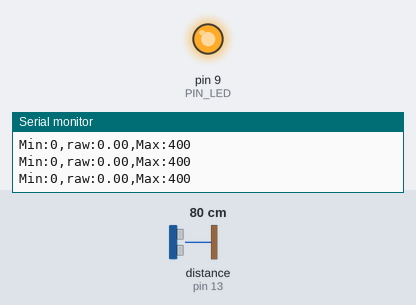
This sketch was run on a simulated Arduino Uno, built with avr-gcc and run on an emulated ATmega328P. Parts: output pins drawn as LEDs (lit = HIGH), the last lines printed to the serial monitor. Wiring (inferred from the names in the program): ultrasonic range finder: trigger pin 12; echo pin 13. The test bench sets the inputs (shaded band); at power-on: distance to the obstacle (sensor on pin 13) 80 cm. The echo pulse lasts 58.3 µs per cm; pins used as bus, display or sensor lines are not drawn.

Above: at 1.2 s.
1.3 s: distance to the obstacle (sensor on pin 13) set to 18 cm
4.3 s: distance to the obstacle (sensor on pin 13) set to 2 cm
At 4.3 s:
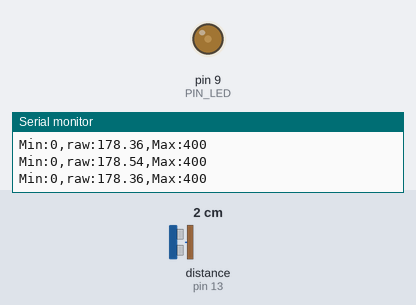
Timing chart, 0 to 7.3 s (numbered marks = the images above; inputs shaded):
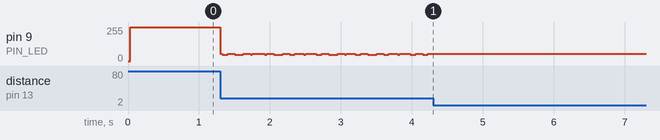

Measured:
- after the input at 4.3 s, pin 9 (PIN_LED): stops changing and stays 55/255

The sketch:

08_example_3.ino
```cpp
#define PIN_LED 9
#define PIN_TRIG 12
#define PIN_ECHO 13

#define SND_VEL 346.0
#define INTERVAL 25
#define _DIST_MIN 100
#define _DIST_MAX 300

float timeout;
float dist_min, dist_max, dist_raw, dist_raw_lib;
unsigned long last_sampling_time;
float scale;

void setup() {
  pinMode(PIN_LED, OUTPUT);
  pinMode(PIN_TRIG, OUTPUT);
  digitalWrite(PIN_TRIG, LOW);
  pinMode(PIN_ECHO, INPUT);

  dist_min = _DIST_MIN;
  dist_max = _DIST_MAX;
  timeout = (INTERVAL / 2) * 1000.0;

  dist_raw = 0.0;
  scale = 0.001 * 0.5 * SND_VEL;

  Serial.begin(57600);
  last_sampling_time = 0;
}

void loop() {
  if(millis() < last_sampling_time + INTERVAL) return;
  dist_raw = USS_measure(PIN_TRIG, PIN_ECHO);
  dist_raw_lib = dist_raw;
  Serial.print("Min:0,");
  Serial.print("raw:");
  Serial.print(dist_raw); Serial.print(",");
  Serial.println("Max:400");

  if(dist_raw == 200){
    analogWrite(PIN_LED, 0);
  }
  else if(dist_raw == 150 || dist_raw == 250){
    analogWrite(PIN_LED, 127);
  }
  else if(dist_raw > 100 && dist_raw < 200){
    int a = 255 * (1 - (dist_raw - 100)/100);
    analogWrite(PIN_LED, a);
  }
  else if(dist_raw > 200 && dist_raw < 300){
    int b = 255 * (dist_raw - 200)/100;
    analogWrite(PIN_LED, b);
  }
  else{
    analogWrite(PIN_LED, 255);
  }
 last_sampling_time += INTERVAL;

}

float USS_measure(int TRIG, int ECHO)
{
  float reading;
  digitalWrite(TRIG, HIGH);
  delayMicroseconds(10);
  digitalWrite(TRIG, LOW);
  reading = pulseIn(ECHO, HIGH, timeout) * scale;
  if(reading < dist_min || reading > dist_max) reading = dist_raw_lib;
  return reading;
}
```
